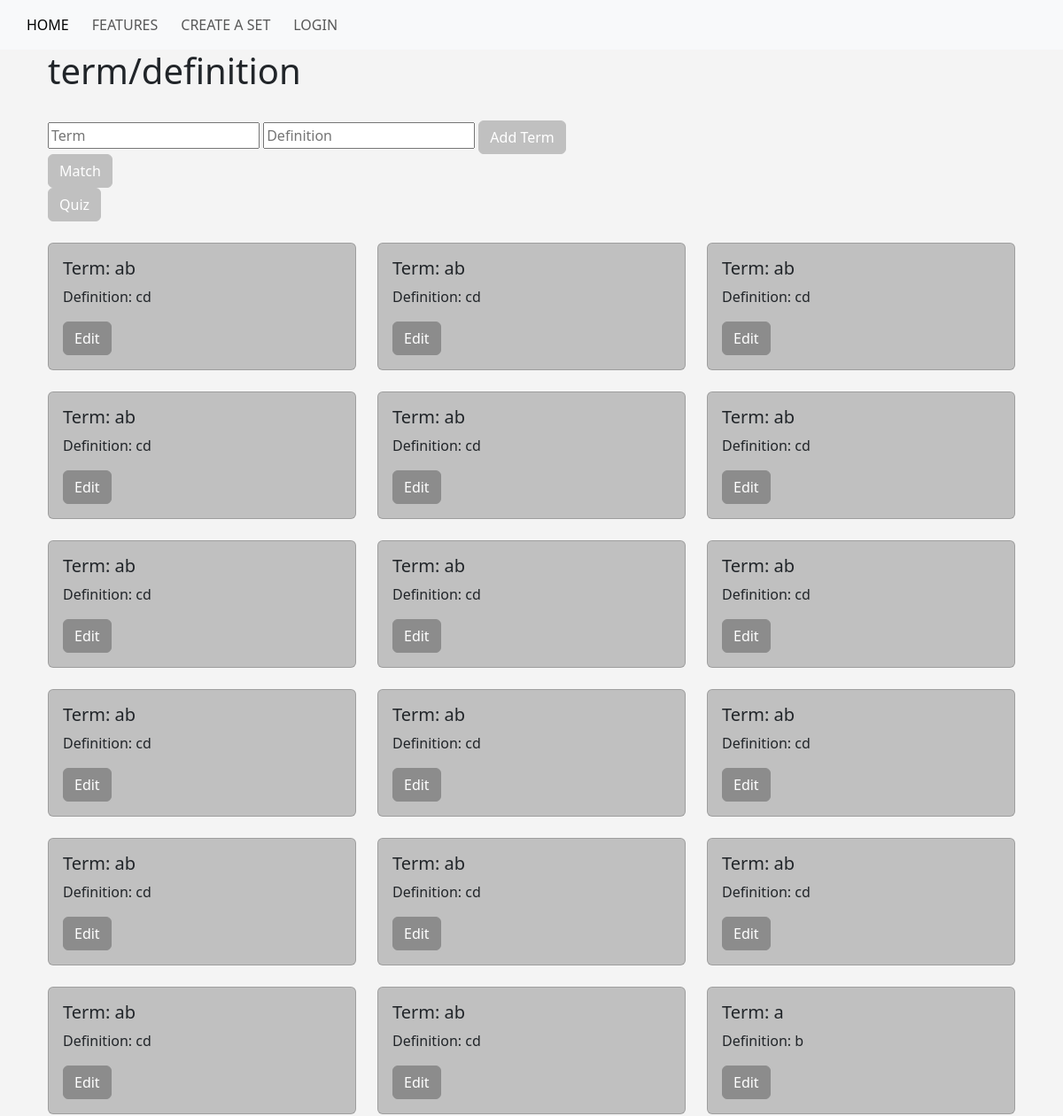
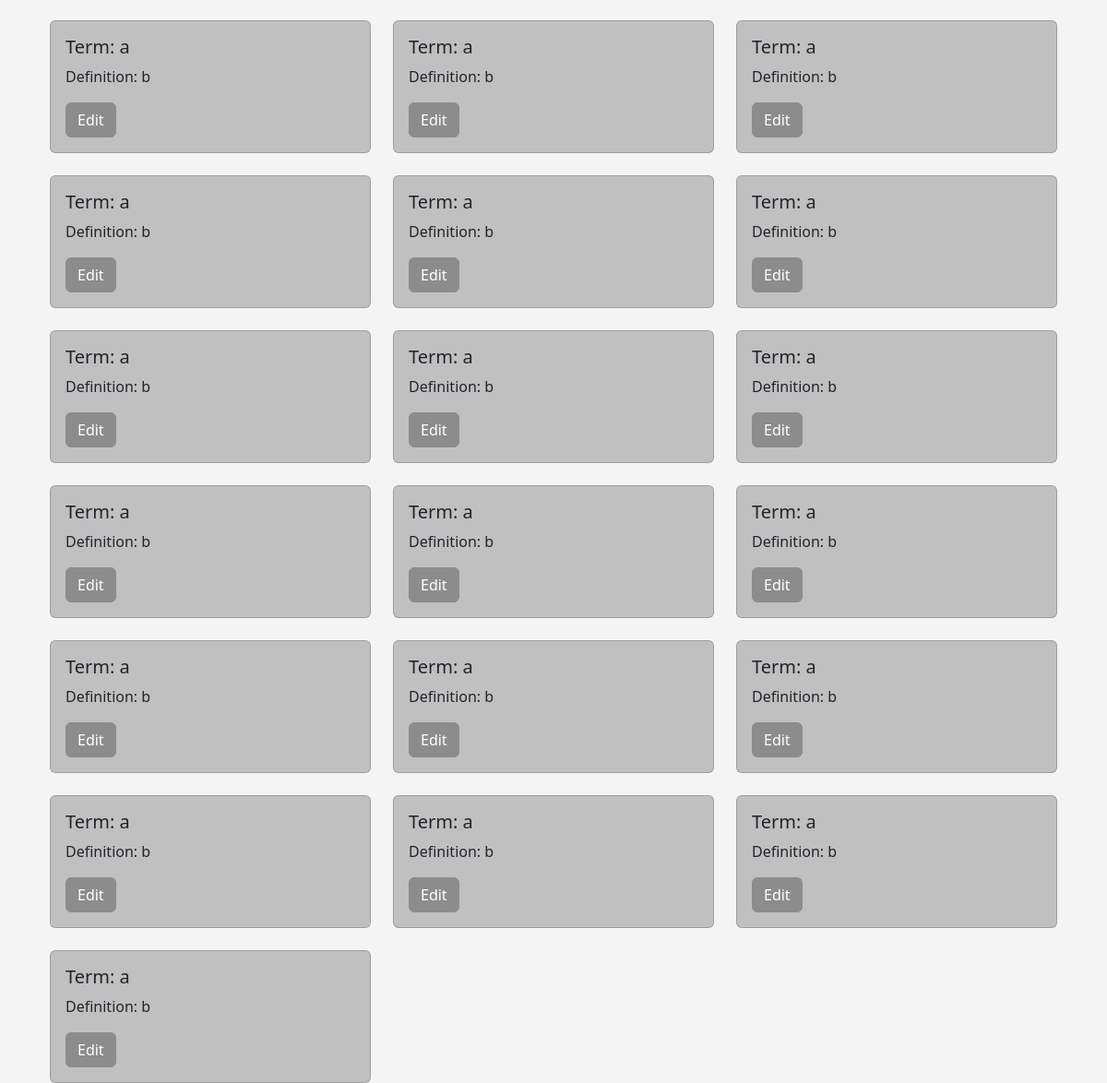
/sets/27, run on the app's committed database (2 pictures, top to bottom).
### app.py (models this page shows)
class Term(db.Model):
    id = db.Column(db.Integer, primary_key=True)
    term = db.Column(db.String(255), nullable=False)
    definition = db.Column(db.String(255), nullable=False)
    set_id = db.Column(db.Integer, db.ForeignKey('set.id'), nullable=False)

### app.py (the view)
@app.route('/sets/<int:set_id>', methods=['GET', 'POST'])
def specific_sets(set_id):
    if request.method == "POST":
        termForm = request.form['term']
        definitionForm = request.form['definition']
        set_data = Set.query.get_or_404(set_id)
        pair = Term(term=termForm, definition=definitionForm, set_id=set_id)
        try:
            db.session.add(pair)
            db.session.commit()
            return redirect(url_for('specific_sets', set_id=set_id))
        except Exception as e:
            print(f"Error: {e}")
            return "Oops! Something went wrong."
    else:
        set_data = Set.query.get_or_404(set_id)
        terms = Term.query.filter_by(set_id=set_id).all()
        return render_template('sets.html', set_data=set_data, terms=terms, set_id=set_id)

### templates/sets.html (shortened to what this page needs)
{% extends "base.html" %}
{% block content %}
<body style="background-color: #F4F4F4;">
    <div class="container">
        <h1>term/definition</h1>
        <br />
        <form action="{{ url_for('specific_sets', set_id=set_id)}}" METHOD="POST">
            <input type="text" placeholder="Term" name="term">
            <input type="text" placeholder="Definition" name="definition">
            <input type="submit" value="Add Term" class="btn btn-primary" style="background-color: #C0C0C0; border-color: #C0C0C0;">
        </form>
        <form action="{{ url_for('match', set_id=set_id)}}" METHOD="POST">
            <input type="submit" value="Match" class="btn btn-primary" style="background-color: #C0C0C0; border-color: #C0C0C0;">
        </form>
        <form action="/quizSetUp/{{ set_id }}" METHOD="POST">
            <input type="submit" value="Quiz" class="btn btn-primary" style="background-color: #C0C0C0; border-color: #C0C0C0;">
        </form>
        <br />
        <div class="row row-cols-1 row-cols-md-2 row-cols-lg-3 g-4">
            {% for term in set_data.terms %}
            <div class="col">
                <div class="card" style="background-color: #C0C0C0;">
                    <div class="card-body">
                        <h5 class="card-title">Term: {{ term.term }}</h5>
                        <p class="card-text">Definition: {{ term.definition }}</p>
                        <form onsubmit="return toggleEditOption('{{ term.id }}');">
                            <input type="submit" value="Edit" class="btn btn-success" style="background-color: #8C8C8C; border-color: #8C8C8C;">
                        </form>
                    </div>
                </div>
            </div>
            {% endfor %}
        </div>
    </div>
    {% endblock %}

### templates/base.html (shortened to what this page needs)
<!DOCTYPE html>
<html lang="en">
<head>
    <link href="https://cdn.jsdelivr.net/npm/bootstrap@5.3.3/dist/css/bootstrap.min.css" rel="stylesheet">
</head>
<body>
    <nav class="navbar navbar-expand-lg navbar-light bg-light">
        <div class="container-fluid">
            <div class="collapse navbar-collapse" id="navbarNav">
                <ul class="navbar-nav">
                    <li class="nav-item">
                        <a class="nav-link active" aria-current="page" href="{{ url_for('home')}}">Home</a>
                    </li>
                    <li class="nav-item">
                        <a class="nav-link" href="{{ url_for('features')}}">Features</a>
                    </li>
                    <li class="nav-item">
                        <a class="nav-link" href="{{ url_for('create_set')}}">Create A Set</a>
                    </li>
                    <li class="nav-item">
                        <a class="nav-link" href="{{ url_for('login')}}">Login</a>
                    </li>
                </ul>
            </div>
        </div>
    </nav>
    <div class="container">
        {% block content %}
        {% endblock %}
    </div>
</body>
</html>

### templates/base.html (style rules this page uses)
nav { background-color: #222222; padding: 10px; width: 100%; display: flex; justify-content: center; align-items: center; }
nav ul { margin: 0; padding: 0; list-style: none; display: flex; }
nav li { margin-left: 10px; }
nav a { text-decoration: none; text-transform: uppercase; color: #333333; background-color: #800080; padding: 10px 20px; border-radius: 40px; transition: color 0.3s, background 0.3s; }

### data on the page
Term: term "ab", definition "cd"
Term: term "ab", definition "cd"
Term: term "ab", definition "cd"
Term: term "ab", definition "cd"
Term: term "ab", definition "cd"
Term: term "ab", definition "cd"
Term: term "ab", definition "cd"
Term: term "ab", definition "cd"
Term: term "ab", definition "cd"
Term: term "ab", definition "cd"
Term: term "ab", definition "cd"
Term: term "ab", definition "cd"
Term: term "ab", definition "cd"
Term: term "ab", definition "cd"
Term: term "ab", definition "cd"
Term: term "ab", definition "cd"
Term: term "ab", definition "cd"
Term: term "a", definition "b"
Term: term "a", definition "b"
Term: term "a", definition "b"
Term: term "a", definition "b"
Term: term "a", definition "b"
Term: term "a", definition "b"
Term: term "a", definition "b"
Term: term "a", definition "b"
Term: term "a", definition "b"
Term: term "a", definition "b"
Term: term "a", definition "b"
Term: term "a", definition "b"
Term: term "a", definition "b"
Term: term "a", definition "b"
Term: term "a", definition "b"
Term: term "a", definition "b"
Term: term "a", definition "b"
Term: term "a", definition "b"
Term: term "a", definition "b"
Term: term "a", definition "b"
